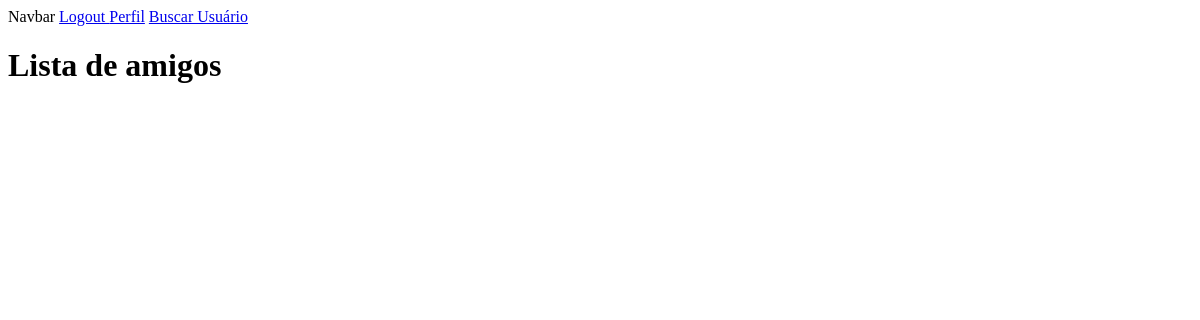
Before: /SistAmizade/listar_amigos/ (signed in) with the older database file.
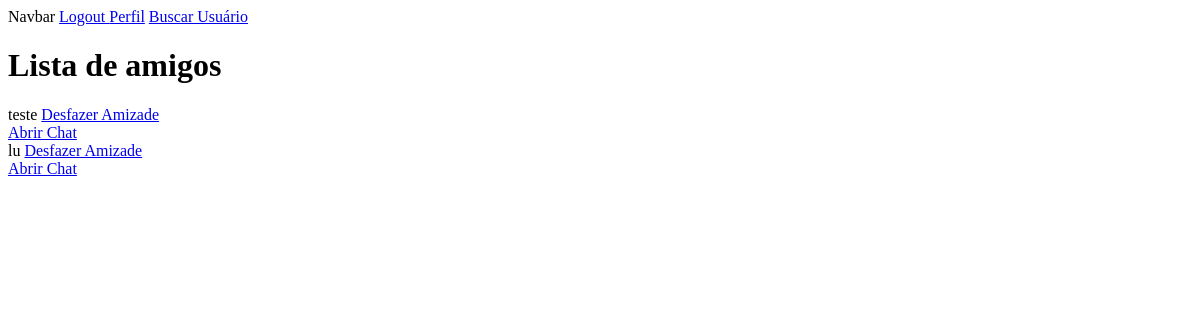
After: the same page with the newer database file.
### SistAmizade/models.py (models this page shows, shortened)
class Amigo(models.Model):
    usuario = models.ForeignKey(User, related_name='amigos', on_delete=models.CASCADE)
    amigo = models.ForeignKey(User, related_name='amigos_de', on_delete=models.CASCADE)
    data_criacao = models.DateTimeField(auto_now_add=True)
    class Meta:
        unique_together = ('usuario', 'amigo')

### SistAmizade/views.py (the view)
# urls.py: path('listar_amigos/', views.listar_amigos, name='listar_amigos'),
def listar_amigos(request):
    amigos = Amigo.objects.filter(usuario=request.user)
    return render(request, 'listar_amigos.html', {'amigos': amigos})

### SistAmizade/templates/listar_amigos.html
{% extends 'principal/base.html' %}
{%block conteudo%}
<h1>Lista de amigos</h1>
{% for amigo in amigos %}
    {{ amigo.amigo.username }} <a href="{% url 'remover_amigo' amigo.amigo.id %}">Desfazer Amizade</a><br>
    <a href="{% url 'Abrir_chat_privado' amigo.amigo.id %}">Abrir Chat</a><br>
{% endfor %}
{%endblock conteudo%}

Changed rows visible on the page:
added Amigo: amigo.username "teste"
added Amigo: amigo.username "lu"
